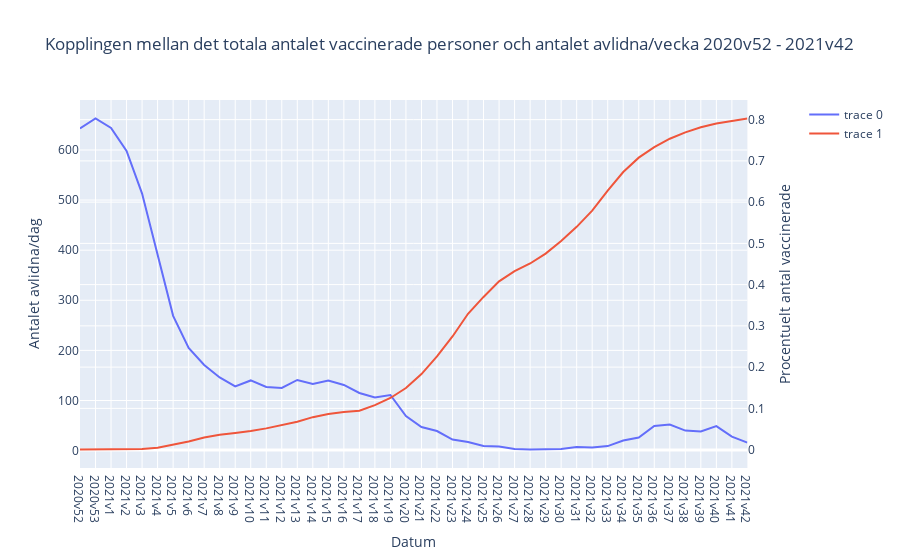

Here is the notebook cell this chart was saved with:
### Code cell
"""Plottar och sparar datan"""
"""https://plotly.com/python/multiple-axes/"""

fig = make_subplots(specs=[[{"secondary_y": True}]])

fig.add_trace(
    go.Line(x=new_df["Vecka+År"], y=new_df["Antal_avlidna_vecka"]),
    secondary_y=False
)
fig.add_trace(
    go.Line(x=new_df["Vecka+År"], y=new_df['Andel vaccinerade']),
    secondary_y=True
)
fig.update_layout(title_text="Kopplingen mellan det totala antalet vaccinerade personer och antalet avlidna/vecka 2020v52 - 2021v42")
fig.update_layout(hovermode="x")
fig.update_xaxes(title_text="Datum")
fig.update_yaxes(title_text="Antalet avlidna/dag", secondary_y=False)
fig.update_yaxes(title_text="Procentuelt antal vaccinerade", secondary_y=True)

fig.write_html("visualiseringar/3kpi_avlidna_och_vaccinerade.html")
fig.show()

### Figure 1 — Plotly figure (JSON) as saved in the notebook; plotly's stock layout.template omitted (floating-point values rounded to 4 significant figures)
{"data": [{"type": "scatter", "x": ["2020v52", "2020v53", "2021v1", "2021v2", "2021v3", "2021v4", "2021v5", "2021v6", "2021v7", "2021v8", "2021v9", "2021v10", "2021v11", "2021v12", "2021v13", "2021v14", "2021v15", "2021v16", "2021v17", "2021v18", "2021v19", "2021v20", "2021v21", "2021v22", "2021v23", "2021v24", "2021v25", "2021v26", "2021v27", "2021v28", "2021v29", "2021v30", "2021v31", "2021v32", "2021v33", "2021v34", "2021v35", "2021v36", "2021v37", "2021v38", "2021v39", "2021v40", "2021v41", "2021v42"], "xaxis": "x", "y": [643, 663, 644, 598, 513, 389, 269, 205, 171, 146, 128, 140, 127, 125, 141, 133, 140, 131, 115, 106, 111, 69, 47, 39, 22, 17, 9, 8, 3, 2, 3, 3, 7, 6, 9, 20, 26, 49, 52, 40, 38, 49, 28, 16], "yaxis": "y"}, {"type": "scatter", "x": ["2020v52", "2020v53", "2021v1", "2021v2", "2021v3", "2021v4", "2021v5", "2021v6", "2021v7", "2021v8", "2021v9", "2021v10", "2021v11", "2021v12", "2021v13", "2021v14", "2021v15", "2021v16", "2021v17", "2021v18", "2021v19", "2021v20", "2021v21", "2021v22", "2021v23", "2021v24", "2021v25", "2021v26", "2021v27", "2021v28", "2021v29", "2021v30", "2021v31", "2021v32", "2021v33", "2021v34", "2021v35", "2021v36", "2021v37", "2021v38", "2021v39", "2021v40", "2021v41", "2021v42"], "xaxis": "x", "y": [0, 0, 0, 6.556e-05, 0.001394, 0.004494, 0.01115, 0.01953, 0.02943, 0.03586, 0.04032, 0.04494, 0.05145, 0.05961, 0.06763, 0.07866, 0.08649, 0.091, 0.09426, 0.1078, 0.1252, 0.1492, 0.183, 0.2262, 0.2744, 0.3293, 0.3702, 0.4079, 0.4325, 0.4512, 0.4752, 0.5056, 0.5401, 0.5795, 0.6278, 0.673, 0.7079, 0.7332, 0.7538, 0.7691, 0.7817, 0.7906, 0.7976, 0.803], "yaxis": "y2"}], "layout": {"hovermode": "x", "title": {"text": "Kopplingen mellan det totala antalet vaccinerade personer och antalet avlidna/vecka 2020v52 - 2021v42"}, "xaxis": {"anchor": "y", "domain": [0, 0.94], "title": {"text": "Datum"}}, "yaxis": {"anchor": "x", "domain": [0, 1], "title": {"text": "Antalet avlidna/dag"}}, "yaxis2": {"anchor": "x", "overlaying": "y", "side": "right", "title": {"text": "Procentuelt antal vaccinerade"}}}}
